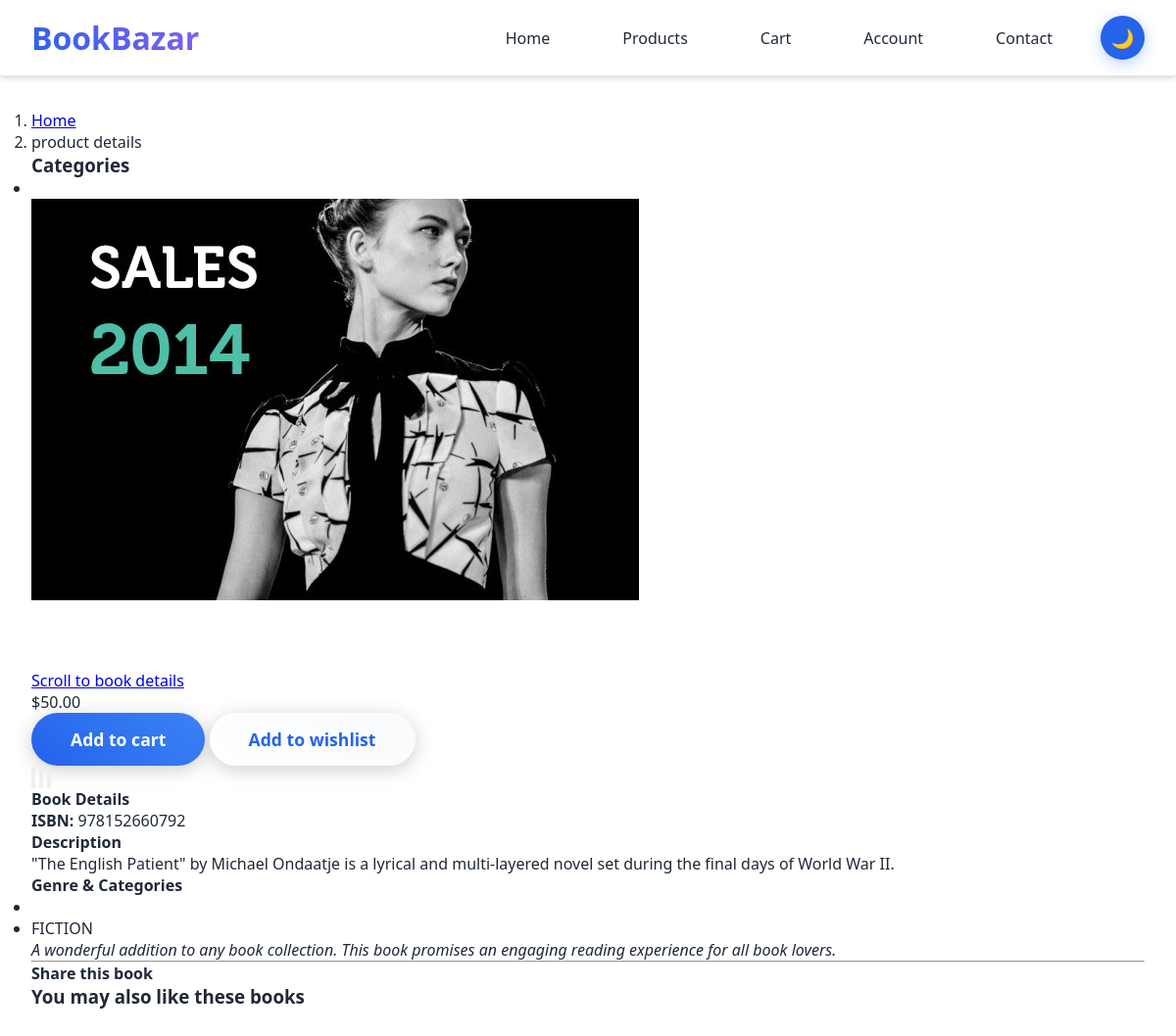
The page /eco/product/the-english-patient/ on the database its author committed.
### eco/models.py (models this page shows, shortened)
class Book(models.Model):
    title = models.CharField(max_length=200)
    author = models.ForeignKey(Author, on_delete=models.SET_NULL, null=True, blank=True)
    additional_authors = models.CharField(max_length=200, blank=True, help_text="Other authors, separated by commas")
    isbn = models.CharField(max_length=13, blank=True, verbose_name="ISBN")
    isbn13 = models.CharField(max_length=17, blank=True, verbose_name="ISBN-13")
    category = TreeForeignKey(Category, related_name='books', on_delete=models.SET_NULL, null=True, blank=True)
    genre = models.CharField(max_length=20, choices=BOOK_GENRES, blank=True)
    format_type = models.CharField(max_length=10, choices=BOOK_FORMATS, default='PAPERBACK')
    condition = models.CharField(max_length=10, choices=BOOK_CONDITIONS, default='NEW')
    publisher = models.ForeignKey(Publisher, on_delete=models.SET_NULL, null=True, blank=True)
    publication_date = models.DateField(null=True, blank=True)
    edition = models.CharField(max_length=50, blank=True)
    pages = models.PositiveIntegerField(null=True, blank=True)
    language = models.CharField(max_length=50, default='English')
    price = models.DecimalField(max_digits=10, decimal_places=2)
    discount_price = models.DecimalField(max_digits=10, decimal_places=2, null=True, blank=True)
    label1 = models.CharField(choices=LABEL_CHOICES, max_length=1, blank=True)
    label2 = models.CharField(choices=LABEL_CHOICES, max_length=1, blank=True)
    label3 = models.CharField(choices=LABEL_CHOICES, max_length=1, blank=True)
    cover_image = models.ImageField(upload_to='book_covers/', blank=True, null=True, help_text="Main book cover image")
    additional_images = models.ImageField(upload_to='book_images/', blank=True, null=True, help_text="Additional book images")
    description = models.TextField()
    excerpt = models.TextField(blank=True, help_text="Short excerpt or first chapter")
    stock_quantity = models.PositiveIntegerField(default=0)
    is_available = models.BooleanField(default=True)
    slug = models.SlugField(unique=True)
    created_at = models.DateTimeField(auto_now_add=True)
    updated_at = models.DateTimeField(auto_now=True)
    class Meta:
        ordering = ['-created_at']
        verbose_name = "Book"
        verbose_name_plural = "Books"
    def get_add_to_cart_url(self):
        return reverse("eco:add-to-cart", kwargs={'slug': self.slug})
    def get_add_to_wish_url(self):
        return reverse("eco:add-to-wish", kwargs={'slug': self.slug})

### eco/views.py (the view)
# urls.py: path('product/<slug:slug>/', views.EcoDetail.as_view(), name='product-detail'),
class EcoDetail(DetailView):
    model = Book
    template_name = 'eco/detail.html'
    context_object_name = 'item'
    def get_context_data(self, **kwargs):
        context = super().get_context_data(**kwargs)
        context['category'] = Category.objects.all()
        context['related_items'] = Book.objects.filter(category=self.object.category).exclude(pk=self.object.pk)[:3]
        if self.request.user.is_authenticated:
            context['in_wishlist'] = Wishlist.objects.filter(
                user=self.request.user,
                book=self.object
            ).exists()
        else:
            context['in_wishlist'] = False
        return context

### eco/context_processors.py (called while the page is built, shortened)
def cart_count(request):
    cart_count = 0
    return {'cart_count': cart_count}

### templates/eco/detail.html (shortened to what this page needs)
{% extends "eco/base.html" %}
{% load static %}
{% load mptt_tags %}
{% block content %}
  <body>
    <div id="all">
      <div id="content">
        <div class="container">
          <div class="row">
            <div class="col-lg-12">
              <nav aria-label="breadcrumb">
                <ol class="breadcrumb">
                  <li class="breadcrumb-item"><a href="#">Home</a></li>
                  <li aria-current="page" class="breadcrumb-item active">product details</li>
                </ol>
              </nav>
            </div>
            <div class="col-lg-3">
              <div class="card sidebar-menu mb-4">
                <div class="card-header">
                  <h3 class="h4 card-title">Categories</h3>
                </div>
                <div class="card-body">
                  <ul class="nav nav-pills flex-column category-menu">
                    <li>
                  </li>
                  </ul>
                </div>
              </div>
              <div class="banner"><a href="#"><img src="{% static 'eco/img/banner.jpg' %}" alt="sales 2014" class="img-fluid"></a></div>
            </div>
            <div class="col-lg-9 order-1 order-lg-2">
              <div id="productMain" class="row">
                <div class="col-md-6">
                  <div data-slider-id="1" class="owl-carousel shop-detail-carousel">
                    <div class="item"> <img src="{{object.image.url}}" alt="" class="img-fluid"></div>
                    <div class="item"> <img src="{{object.image.url}}" alt="" class="img-fluid"></div>
                    <div class="item"> <img src="{{object.image.url}}" alt="" class="img-fluid"></div>
                  </div>
                </div>
                <div class="col-md-6">
                  <div class="box">
                    <p class="goToDescription"><a href="#details" class="scroll-to">Scroll to book details</a></p>
                    <p class="price">${{object.price}}</p>
                    <p class="text-center buttons"><a href="{{ object.get_add_to_cart_url }}" class="btn btn-primary"> Add to cart</a>
                      <a href="{{ object.get_add_to_wish_url}}" class="btn btn-outline-primary"> Add to wishlist</a></p>
                  </div>
                  <div data-slider-id="1" class="owl-thumbs">
                    <button class="owl-thumb-item"><img src="{{object.image.url}}" alt="" class="img-fluid"></button>
                    <button class="owl-thumb-item"><img src="{{object.image.url}}" alt="" class="img-fluid"></button>
                    <button class="owl-thumb-item"><img src="{{object.image.url}}" alt="" class="img-fluid"></button>
                  </div>
                </div>
              </div>
              <div class="book-details box" id="details">
                <h4>Book Details</h4>
                {% if object.isbn %}
                <p><strong>ISBN:</strong> {{ object.isbn }}</p>
                {% endif %}
                <h4>Description</h4>
                <p>{{ object.description }}</p>
                <h4>Genre & Categories</h4>
                <ul>
                  <li>{{ object.category.name }}</li>
                  {% if object.genre %}
                  <li>{{ object.genre }}</li>
                  {% endif %}
                </ul>
                <blockquote>
                  <p><em>A wonderful addition to any book collection. This book promises an engaging reading experience for all book lovers.</em></p>
                </blockquote>
                <hr>
                <div class="social">
                  <h4>Share this book</h4>
                </div>
              </div>
              <div class="row same-height-row">
                <div class="col-md-3 col-sm-6">
                  <div class="box same-height">
                    <h3>You may also like these books</h3>
                  </div>
                </div>
              </div>
            </div>
          </div>
        </div>
      </div>
    </div>
  </body>
{% endblock content %}

### templates/eco/base.html (style rules this page uses)
:root { --primary: #2563eb; --primary-light: #3b82f6; --secondary: #10b981; --accent: #8b5cf6; --dark: #1f2937; --light: #ffffff; --gray-light: #f8fafc; --gray: #6b7280; --border: #e5e7eb; --bg-color: #ffffff; --text-color: #1f2937; --card-bg: #ffffff; --nav-bg: rgba(255, 255, 255, 0.95); --shadow: 0 4px 6px -1px rgba(0, 0, 0, 0.1), 0 2px 4px -1px rgba(0, 0, 0, 0.06); --shadow-lg: 0 20px 25px -5px rgba(0, 0, 0, 0.1), 0 10px 10px -5px rgba(0, 0, 0, 0.04); }
* { margin: 0; padding: 0; box-sizing: border-box; font-family: 'Segoe UI', system-ui, sans-serif; }
body { background: var(--bg-color); color: var(--text-color); min-height: 100vh; overflow-x: hidden; transition: all 0.3s ease; }
.btn { background: linear-gradient(45deg, var(--light), #f8fafc); border: none; padding: 15px 40px; border-radius: 30px; color: var(--primary); font-weight: 600; cursor: pointer; transition: all 0.3s ease; box-shadow: 0 4px 20px rgba(0, 0, 0, 0.2); font-size: 1.1rem; text-decoration: none; display: inline-block; }
.btn-primary { background: linear-gradient(45deg, var(--primary), var(--primary-light)); color: white; }

### rows shown on the page
Book: price "50.00", isbn "978152660792", description "\"The English Patient\" by Michael Ondaatje is a lyrical and multi-layered novel set during the final days of World War II.", genre "FICTION"
